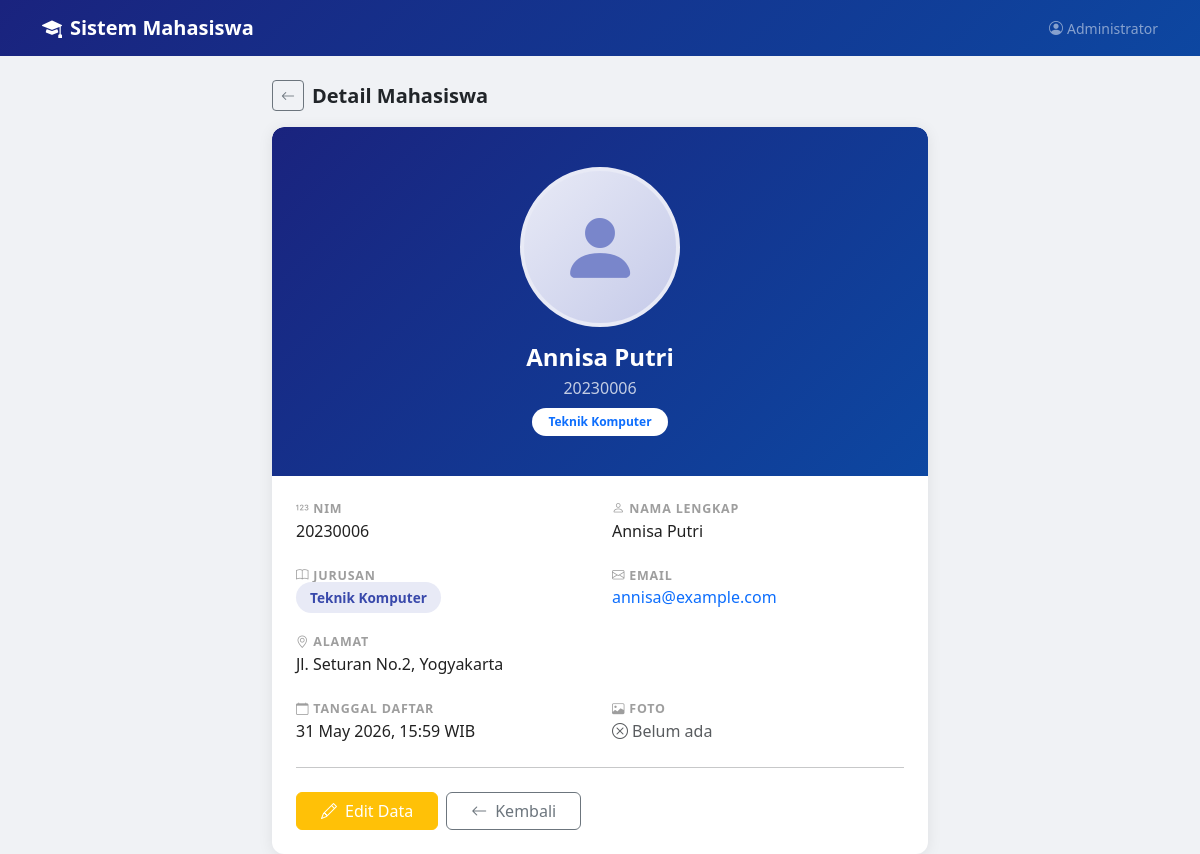
/Pertemuan12Nomor1dan2/mahasiswa/detail.php?id=6 (signed in), run on the app's committed database.
### tables this page shows
CREATE TABLE `mahasiswa` (
  `id`         INT(11)      NOT NULL AUTO_INCREMENT,
  `nim`        VARCHAR(20)  NOT NULL,
  `nama`       VARCHAR(100) NOT NULL,
  `jurusan`    VARCHAR(100) NOT NULL,
  `email`      VARCHAR(100) NOT NULL,
  `alamat`     TEXT         DEFAULT NULL,
  `foto`       VARCHAR(255) DEFAULT NULL,
  `created_at` TIMESTAMP    NOT NULL DEFAULT CURRENT_TIMESTAMP,
  PRIMARY KEY (`id`),
  UNIQUE KEY `nim` (`nim`)
);

### Pertemuan12Nomor1dan2/mahasiswa/detail.php (the view, shortened to what this page needs)
<?php
include_once(__DIR__ . "/../config.php");
$id     = (int)$_GET['id'];
$result = mysqli_query($conn, "SELECT * FROM mahasiswa WHERE id=$id");
$row = mysqli_fetch_assoc($result);
?>
<!DOCTYPE html>
<html lang="id">
<head>
    <link href="https://cdn.jsdelivr.net/npm/bootstrap@5.3.0/dist/css/bootstrap.min.css" rel="stylesheet">
    <link href="https://cdn.jsdelivr.net/npm/bootstrap-icons@1.10.5/font/bootstrap-icons.css" rel="stylesheet">
</head>
<body>
<nav class="navbar navbar-dark mb-4">
    <div class="container">
        <a class="navbar-brand fw-bold" href="../index.php">
            <i class="bi bi-mortarboard-fill me-2"></i>Sistem Mahasiswa
        </a>
        <span class="text-white-50 small"><i class="bi bi-person-circle me-1"></i><?= htmlspecialchars($_SESSION['full_name']) ?></span>
    </div>
</nav>
<div class="container" style="max-width:680px">
    <div class="d-flex align-items-center gap-2 mb-3">
        <a href="../index.php" class="btn btn-sm btn-outline-secondary"><i class="bi bi-arrow-left"></i></a>
        <h5 class="mb-0 fw-bold">Detail Mahasiswa</h5>
    </div>
    <div class="card overflow-hidden">
        <div class="profile-header">
            <?php if ($row['foto']): ?>
                <img src="<?= photoUrl($row['foto']) ?>" class="profile-photo mb-3" alt="Foto">
            <?php else: ?>
                <div class="profile-placeholder mx-auto mb-3"><i class="bi bi-person-fill"></i></div>
            <?php endif; ?>
            <h4 class="mb-1 fw-bold"><?= htmlspecialchars($row['nama']) ?></h4>
            <p class="mb-2 opacity-75"><?= htmlspecialchars($row['nim']) ?></p>
            <span class="badge bg-white text-primary fw-semibold px-3 py-2 rounded-pill">
                <?= htmlspecialchars($row['jurusan']) ?>
            </span>
        </div>
        <div class="card-body p-4">
            <div class="row g-4">
                <div class="col-md-6">
                    <div class="info-label"><i class="bi bi-123 me-1"></i>NIM</div>
                    <div class="info-value"><?= htmlspecialchars($row['nim']) ?></div>
                </div>
                <div class="col-md-6">
                    <div class="info-label"><i class="bi bi-person me-1"></i>Nama Lengkap</div>
                    <div class="info-value"><?= htmlspecialchars($row['nama']) ?></div>
                </div>
                <div class="col-md-6">
                    <div class="info-label"><i class="bi bi-book me-1"></i>Jurusan</div>
                    <div class="info-value">
                        <span class="badge-jurusan"><?= htmlspecialchars($row['jurusan']) ?></span>
                    </div>
                </div>
                <div class="col-md-6">
                    <div class="info-label"><i class="bi bi-envelope me-1"></i>Email</div>
                    <div class="info-value">
                        <a href="mailto:<?= htmlspecialchars($row['email']) ?>" class="text-decoration-none">
                            <?= htmlspecialchars($row['email']) ?>
                        </a>
                    </div>
                </div>
                <div class="col-12">
                    <div class="info-label"><i class="bi bi-geo-alt me-1"></i>Alamat</div>
                    <div class="info-value"><?= $row['alamat'] ? htmlspecialchars($row['alamat']) : '<span class="text-muted fst-italic">Belum diisi</span>' ?></div>
                </div>
                <div class="col-md-6">
                    <div class="info-label"><i class="bi bi-calendar me-1"></i>Tanggal Daftar</div>
                    <div class="info-value"><?= date('d F Y, H:i', strtotime($row['created_at'])) ?> WIB</div>
                </div>
                <div class="col-md-6">
                    <div class="info-label"><i class="bi bi-image me-1"></i>Foto</div>
                    <div class="info-value"><?= $row['foto'] ? '<span class="text-success"><i class="bi bi-check-circle me-1"></i>Ada</span>' : '<span class="text-muted"><i class="bi bi-x-circle me-1"></i>Belum ada</span>' ?></div>
                </div>
            </div>
            <hr class="my-4">
            <div class="d-flex gap-2">
                <a href="edit.php?id=<?= $row['id'] ?>" class="btn btn-warning text-white px-4">
                    <i class="bi bi-pencil me-2"></i>Edit Data
                </a>
                <a href="../index.php" class="btn btn-outline-secondary px-4">
                    <i class="bi bi-arrow-left me-2"></i>Kembali
                </a>
            </div>
        </div>
    </div>
</div>
</body>
</html>

### Pertemuan12Nomor1dan2/mahasiswa/detail.php (style rules this page uses)
body { background-color: #f0f2f5; }
.navbar { background: linear-gradient(135deg, #1a237e, #0d47a1) !important; }
.card { border: none; border-radius: 12px; box-shadow: 0 2px 15px rgba(0,0,0,0.08); }
.profile-placeholder { width: 160px; height: 160px; border-radius: 50%; background: linear-gradient(135deg, #e8eaf6, #c5cae9); display: flex; align-items: center; justify-content: center; color: #7986cb; font-size: 5rem; border: 4px solid #e8eaf6; }
.info-label { font-size: 0.78rem; text-transform: uppercase; letter-spacing: 0.8px; color: #9e9e9e; font-weight: 600; }
.info-value { font-size: 1rem; color: #212121; font-weight: 500; }
.badge-jurusan { background-color: #e8eaf6; color: #3949ab; font-weight: 600; padding: 6px 14px; border-radius: 20px; font-size: 0.85rem; }
.profile-header { background: linear-gradient(135deg, #1a237e, #0d47a1); border-radius: 12px 12px 0 0; color: white; padding: 2.5rem; text-align: center; }

### data on the page
mahasiswa: nama "Annisa Putri", nim "20230006", jurusan "Teknik Komputer", email "annisa@example.com", alamat "Jl. Seturan No.2, Yogyakarta", created_at "31 May 2026, 15:59"

### other printed values
$_SESSION['full_name'] "Administrator"
